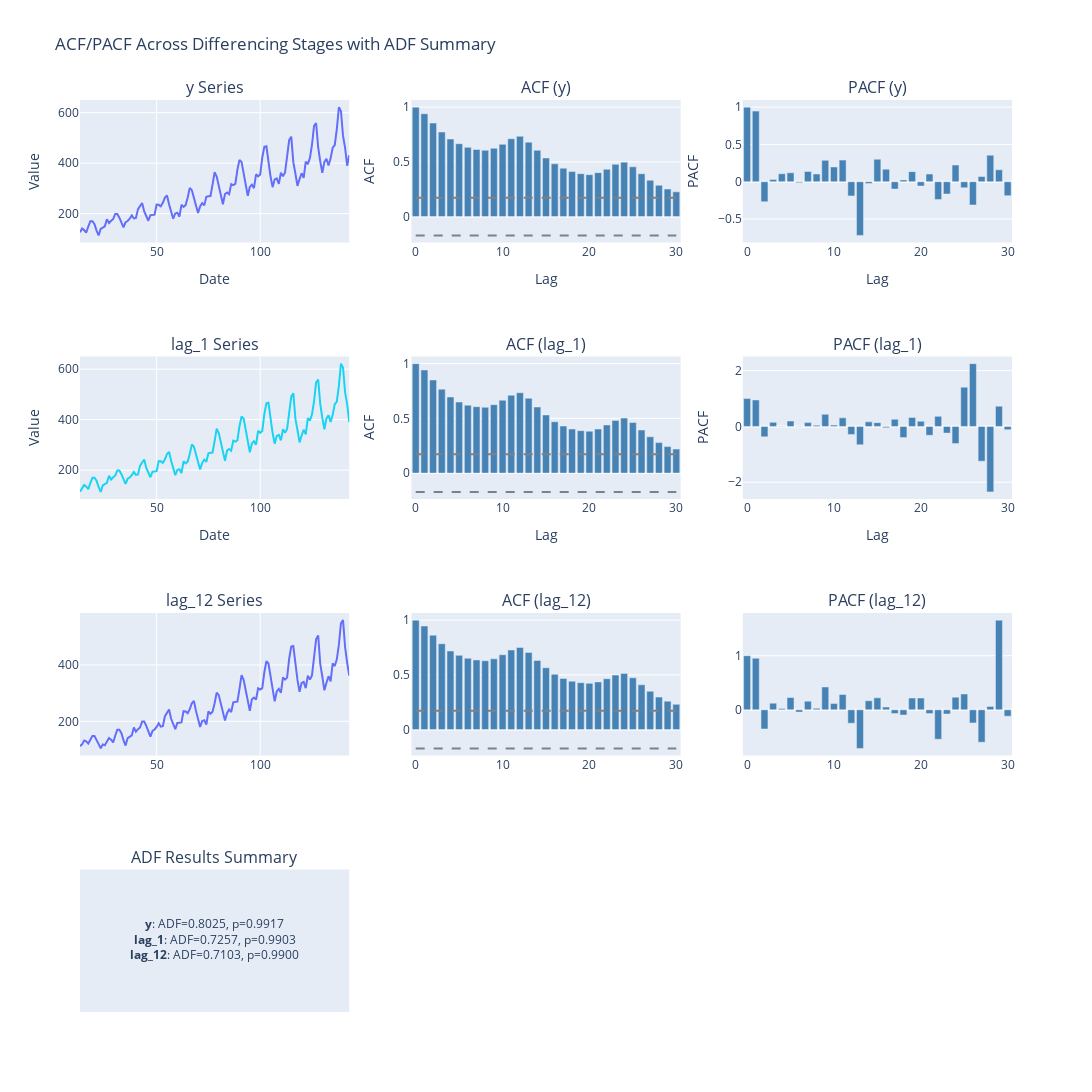

Here is the notebook cell this chart was saved with:
### Code cell
plot_acf_pacf_adf(df, ["y", "lag_1", "lag_12"])

### Figure 1 — Plotly figure (JSON) as saved in the notebook; plotly's stock layout.template omitted (floating-point values rounded to 4 significant figures; data arrays with more than 128 entries replaced by an {"elided": "..."} marker saying what was removed)
{"data": [{"mode": "lines", "name": "y", "showlegend": false, "type": "scatter", "x": {"elided": "131 int values"}, "xaxis": "x", "y": {"elided": "131 int values"}, "yaxis": "y"}, {"marker": {"color": "steelblue"}, "type": "bar", "x": [0, 1, 2, 3, 4, 5, 6, 7, 8, 9, 10, 11, 12, 13, 14, 15, 16, 17, 18, 19, 20, 21, 22, 23, 24, 25, 26, 27, 28, 29, 30], "xaxis": "x2", "y": [1.0, 0.9393, 0.8547, 0.7729, 0.7084, 0.6659, 0.6325, 0.6132, 0.6059, 0.6238, 0.6604, 0.7111, 0.7334, 0.6799, 0.6057, 0.5355, 0.4821, 0.4424, 0.4112, 0.392, 0.3834, 0.4017, 0.4323, 0.4774, 0.4975, 0.455, 0.3917, 0.3319, 0.2865, 0.2523, 0.2265], "yaxis": "y2"}, {"marker": {"color": "steelblue"}, "type": "bar", "x": [0, 1, 2, 3, 4, 5, 6, 7, 8, 9, 10, 11, 12, 13, 14, 15, 16, 17, 18, 19, 20, 21, 22, 23, 24, 25, 26, 27, 28, 29, 30], "xaxis": "x3", "y": [1.0, 0.9465, -0.2679, 0.03047, 0.1072, 0.1202, -0.01219, 0.1369, 0.104, 0.2867, 0.198, 0.2899, -0.1904, -0.719, -0.02334, 0.3021, 0.1684, -0.09832, 0.02393, 0.1354, -0.0577, 0.1026, -0.2388, -0.1648, 0.2239, -0.08043, -0.3114, 0.06956, 0.3557, 0.1596, -0.1876], "yaxis": "y3"}, {"line": {"color": "gray", "dash": "dash"}, "mode": "lines", "showlegend": false, "type": "scatter", "x": [0, 1, 2, 3, 4, 5, 6, 7, 8, 9, 10, 11, 12, 13, 14, 15, 16, 17, 18, 19, 20, 21, 22, 23, 24, 25, 26, 27, 28, 29, 30], "xaxis": "x2", "y": [0.1712, 0.1712, 0.1712, 0.1712, 0.1712, 0.1712, 0.1712, 0.1712, 0.1712, 0.1712, 0.1712, 0.1712, 0.1712, 0.1712, 0.1712, 0.1712, 0.1712, 0.1712, 0.1712, 0.1712, 0.1712, 0.1712, 0.1712, 0.1712, 0.1712, 0.1712, 0.1712, 0.1712, 0.1712, 0.1712, 0.1712], "yaxis": "y2"}, {"line": {"color": "gray", "dash": "dash"}, "mode": "lines", "showlegend": false, "type": "scatter", "x": [0, 1, 2, 3, 4, 5, 6, 7, 8, 9, 10, 11, 12, 13, 14, 15, 16, 17, 18, 19, 20, 21, 22, 23, 24, 25, 26, 27, 28, 29, 30], "xaxis": "x2", "y": [-0.1712, -0.1712, -0.1712, -0.1712, -0.1712, -0.1712, -0.1712, -0.1712, -0.1712, -0.1712, -0.1712, -0.1712, -0.1712, -0.1712, -0.1712, -0.1712, -0.1712, -0.1712, -0.1712, -0.1712, -0.1712, -0.1712, -0.1712, -0.1712, -0.1712, -0.1712, -0.1712, -0.1712, -0.1712, -0.1712, -0.1712], "yaxis": "y2"}, {"mode": "lines", "name": "lag_1", "showlegend": false, "type": "scatter", "x": {"elided": "131 int values"}, "xaxis": "x4", "y": {"elided": "131 float values"}, "yaxis": "y4"}, {"marker": {"color": "steelblue"}, "type": "bar", "x": [0, 1, 2, 3, 4, 5, 6, 7, 8, 9, 10, 11, 12, 13, 14, 15, 16, 17, 18, 19, 20, 21, 22, 23, 24, 25, 26, 27, 28, 29, 30], "xaxis": "x5", "y": [1.0, 0.942, 0.851, 0.7666, 0.6956, 0.6496, 0.621, 0.6067, 0.6015, 0.6252, 0.6658, 0.7114, 0.7341, 0.6839, 0.6039, 0.5313, 0.4696, 0.4302, 0.403, 0.388, 0.3829, 0.4026, 0.4398, 0.4812, 0.5026, 0.4617, 0.3937, 0.3321, 0.2787, 0.242, 0.2196], "yaxis": "y5"}, {"marker": {"color": "steelblue"}, "type": "bar", "x": [0, 1, 2, 3, 4, 5, 6, 7, 8, 9, 10, 11, 12, 13, 14, 15, 16, 17, 18, 19, 20, 21, 22, 23, 24, 25, 26, 27, 28, 29, 30], "xaxis": "x6", "y": [1.0, 0.9493, -0.3739, 0.1466, 0.005798, 0.1946, 0.01051, 0.1374, 0.04266, 0.4347, 0.04738, 0.3072, -0.2873, -0.658, 0.1639, 0.1362, -0.04584, 0.2552, -0.4011, 0.3217, 0.1844, -0.3184, 0.3609, -0.2398, -0.6155, 1.407, 2.252, -1.246, -2.346, 0.7252, -0.1164], "yaxis": "y6"}, {"line": {"color": "gray", "dash": "dash"}, "mode": "lines", "showlegend": false, "type": "scatter", "x": [0, 1, 2, 3, 4, 5, 6, 7, 8, 9, 10, 11, 12, 13, 14, 15, 16, 17, 18, 19, 20, 21, 22, 23, 24, 25, 26, 27, 28, 29, 30], "xaxis": "x5", "y": [0.1712, 0.1712, 0.1712, 0.1712, 0.1712, 0.1712, 0.1712, 0.1712, 0.1712, 0.1712, 0.1712, 0.1712, 0.1712, 0.1712, 0.1712, 0.1712, 0.1712, 0.1712, 0.1712, 0.1712, 0.1712, 0.1712, 0.1712, 0.1712, 0.1712, 0.1712, 0.1712, 0.1712, 0.1712, 0.1712, 0.1712], "yaxis": "y5"}, {"line": {"color": "gray", "dash": "dash"}, "mode": "lines", "showlegend": false, "type": "scatter", "x": [0, 1, 2, 3, 4, 5, 6, 7, 8, 9, 10, 11, 12, 13, 14, 15, 16, 17, 18, 19, 20, 21, 22, 23, 24, 25, 26, 27, 28, 29, 30], "xaxis": "x5", "y": [-0.1712, -0.1712, -0.1712, -0.1712, -0.1712, -0.1712, -0.1712, -0.1712, -0.1712, -0.1712, -0.1712, -0.1712, -0.1712, -0.1712, -0.1712, -0.1712, -0.1712, -0.1712, -0.1712, -0.1712, -0.1712, -0.1712, -0.1712, -0.1712, -0.1712, -0.1712, -0.1712, -0.1712, -0.1712, -0.1712, -0.1712], "yaxis": "y5"}, {"mode": "lines", "name": "lag_12", "showlegend": false, "type": "scatter", "x": {"elided": "131 int values"}, "xaxis": "x7", "y": {"elided": "131 float values"}, "yaxis": "y7"}, {"marker": {"color": "steelblue"}, "type": "bar", "x": [0, 1, 2, 3, 4, 5, 6, 7, 8, 9, 10, 11, 12, 13, 14, 15, 16, 17, 18, 19, 20, 21, 22, 23, 24, 25, 26, 27, 28, 29, 30], "xaxis": "x8", "y": [1.0, 0.9458, 0.8625, 0.7843, 0.7183, 0.6783, 0.6514, 0.6364, 0.6293, 0.6465, 0.6835, 0.7272, 0.751, 0.705, 0.632, 0.5648, 0.5053, 0.4674, 0.4422, 0.4287, 0.4224, 0.4359, 0.4649, 0.4979, 0.5133, 0.4733, 0.4092, 0.3507, 0.2972, 0.2602, 0.2311], "yaxis": "y8"}, {"marker": {"color": "steelblue"}, "type": "bar", "x": [0, 1, 2, 3, 4, 5, 6, 7, 8, 9, 10, 11, 12, 13, 14, 15, 16, 17, 18, 19, 20, 21, 22, 23, 24, 25, 26, 27, 28, 29, 30], "xaxis": "x9", "y": [1.0, 0.9531, -0.3545, 0.1232, 0.02539, 0.2275, -0.04243, 0.1593, 0.0273, 0.4217, 0.1157, 0.2829, -0.2476, -0.7131, 0.1681, 0.2205, 0.05071, -0.06866, -0.09708, 0.2171, 0.2171, -0.07039, -0.5441, -0.07807, 0.2342, 0.2928, -0.2426, -0.5991, 0.06277, 1.658, -0.1181], "yaxis": "y9"}, {"line": {"color": "gray", "dash": "dash"}, "mode": "lines", "showlegend": false, "type": "scatter", "x": [0, 1, 2, 3, 4, 5, 6, 7, 8, 9, 10, 11, 12, 13, 14, 15, 16, 17, 18, 19, 20, 21, 22, 23, 24, 25, 26, 27, 28, 29, 30], "xaxis": "x8", "y": [0.1712, 0.1712, 0.1712, 0.1712, 0.1712, 0.1712, 0.1712, 0.1712, 0.1712, 0.1712, 0.1712, 0.1712, 0.1712, 0.1712, 0.1712, 0.1712, 0.1712, 0.1712, 0.1712, 0.1712, 0.1712, 0.1712, 0.1712, 0.1712, 0.1712, 0.1712, 0.1712, 0.1712, 0.1712, 0.1712, 0.1712], "yaxis": "y8"}, {"line": {"color": "gray", "dash": "dash"}, "mode": "lines", "showlegend": false, "type": "scatter", "x": [0, 1, 2, 3, 4, 5, 6, 7, 8, 9, 10, 11, 12, 13, 14, 15, 16, 17, 18, 19, 20, 21, 22, 23, 24, 25, 26, 27, 28, 29, 30], "xaxis": "x8", "y": [-0.1712, -0.1712, -0.1712, -0.1712, -0.1712, -0.1712, -0.1712, -0.1712, -0.1712, -0.1712, -0.1712, -0.1712, -0.1712, -0.1712, -0.1712, -0.1712, -0.1712, -0.1712, -0.1712, -0.1712, -0.1712, -0.1712, -0.1712, -0.1712, -0.1712, -0.1712, -0.1712, -0.1712, -0.1712, -0.1712, -0.1712], "yaxis": "y8"}, {"mode": "text", "showlegend": false, "text": ["<b>y</b>: ADF=0.8025, p=0.9917<br><b>lag_1</b>: ADF=0.7257, p=0.9903<br><b>lag_12</b>: ADF=0.7103, p=0.9900"], "type": "scatter", "x": [0], "xaxis": "x10", "y": [0], "yaxis": "y10"}], "layout": {"annotations": [{"font": {"size": 16}, "showarrow": false, "text": "y Series", "x": 0.1444, "xanchor": "center", "xref": "paper", "y": 1, "yanchor": "bottom", "yref": "paper"}, {"font": {"size": 16}, "showarrow": false, "text": "ACF (y)", "x": 0.5, "xanchor": "center", "xref": "paper", "y": 1, "yanchor": "bottom", "yref": "paper"}, {"font": {"size": 16}, "showarrow": false, "text": "PACF (y)", "x": 0.8556, "xanchor": "center", "xref": "paper", "y": 1, "yanchor": "bottom", "yref": "paper"}, {"font": {"size": 16}, "showarrow": false, "text": "lag_1 Series", "x": 0.1444, "xanchor": "center", "xref": "paper", "y": 0.7188, "yanchor": "bottom", "yref": "paper"}, {"font": {"size": 16}, "showarrow": false, "text": "ACF (lag_1)", "x": 0.5, "xanchor": "center", "xref": "paper", "y": 0.7188, "yanchor": "bottom", "yref": "paper"}, {"font": {"size": 16}, "showarrow": false, "text": "PACF (lag_1)", "x": 0.8556, "xanchor": "center", "xref": "paper", "y": 0.7188, "yanchor": "bottom", "yref": "paper"}, {"font": {"size": 16}, "showarrow": false, "text": "lag_12 Series", "x": 0.1444, "xanchor": "center", "xref": "paper", "y": 0.4375, "yanchor": "bottom", "yref": "paper"}, {"font": {"size": 16}, "showarrow": false, "text": "ACF (lag_12)", "x": 0.5, "xanchor": "center", "xref": "paper", "y": 0.4375, "yanchor": "bottom", "yref": "paper"}, {"font": {"size": 16}, "showarrow": false, "text": "PACF (lag_12)", "x": 0.8556, "xanchor": "center", "xref": "paper", "y": 0.4375, "yanchor": "bottom", "yref": "paper"}, {"font": {"size": 16}, "showarrow": false, "text": "ADF Results Summary", "x": 0.1444, "xanchor": "center", "xref": "paper", "y": 0.1562, "yanchor": "bottom", "yref": "paper"}], "height": 1200, "showlegend": false, "title": {"text": "ACF/PACF Across Differencing Stages with ADF Summary"}, "width": 1300, "xaxis": {"anchor": "y", "domain": [0, 0.2889], "title": {"text": "Date"}}, "xaxis10": {"anchor": "y10", "domain": [0, 0.2889], "visible": false}, "xaxis11": {"anchor": "y11", "domain": [0.3556, 0.6444]}, "xaxis12": {"anchor": "y12", "domain": [0.7111, 1]}, "xaxis2": {"anchor": "y2", "domain": [0.3556, 0.6444], "title": {"text": "Lag"}}, "xaxis3": {"anchor": "y3", "domain": [0.7111, 1], "title": {"text": "Lag"}}, "xaxis4": {"anchor": "y4", "domain": [0, 0.2889], "title": {"text": "Date"}}, "xaxis5": {"anchor": "y5", "domain": [0.3556, 0.6444], "title": {"text": "Lag"}}, "xaxis6": {"anchor": "y6", "domain": [0.7111, 1], "title": {"text": "Lag"}}, "xaxis7": {"anchor": "y7", "domain": [0, 0.2889]}, "xaxis8": {"anchor": "y8", "domain": [0.3556, 0.6444]}, "xaxis9": {"anchor": "y9", "domain": [0.7111, 1]}, "yaxis": {"anchor": "x", "domain": [0.8438, 1], "title": {"text": "Value"}}, "yaxis10": {"anchor": "x10", "domain": [0, 0.1562], "visible": false}, "yaxis11": {"anchor": "x11", "domain": [0, 0.1562]}, "yaxis12": {"anchor": "x12", "domain": [0, 0.1562]}, "yaxis2": {"anchor": "x2", "domain": [0.8438, 1], "title": {"text": "ACF"}}, "yaxis3": {"anchor": "x3", "domain": [0.8438, 1], "title": {"text": "PACF"}}, "yaxis4": {"anchor": "x4", "domain": [0.5625, 0.7188], "title": {"text": "Value"}}, "yaxis5": {"anchor": "x5", "domain": [0.5625, 0.7188], "title": {"text": "ACF"}}, "yaxis6": {"anchor": "x6", "domain": [0.5625, 0.7188], "title": {"text": "PACF"}}, "yaxis7": {"anchor": "x7", "domain": [0.2812, 0.4375]}, "yaxis8": {"anchor": "x8", "domain": [0.2812, 0.4375]}, "yaxis9": {"anchor": "x9", "domain": [0.2812, 0.4375]}}}
